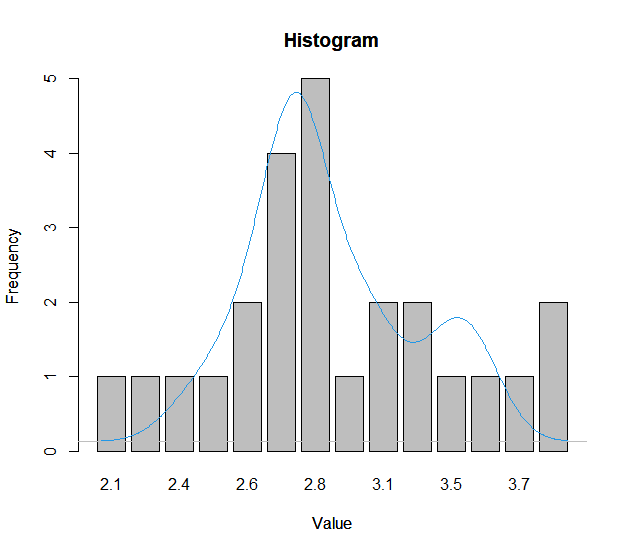

R code for this plot:
# ===== Load from Excel XLSX =====
library(readxl)
survey_data_002_xlsx <- read_excel("~/GitHub/tutorial_examples/R for Statistics/survey_data_002.xlsx", 
   col_types = c(
     "text", 
     "numeric", 
     "numeric", 
     "numeric", 
     "numeric", 
     "numeric", 
     "numeric", 
     "numeric", 
     "numeric", 
     "numeric", 
     "numeric"
   )
)

# ===== Summary =====
summary(survey_data_002_xlsx$Q1)
summary(survey_data_002_xlsx$Q2)
summary(survey_data_002_xlsx$Q3)
summary(survey_data_002_xlsx$Q4)
summary(survey_data_002_xlsx$Q5)
summary(survey_data_002_xlsx$Q6)
summary(survey_data_002_xlsx$Q7)
summary(survey_data_002_xlsx$Q8)
summary(survey_data_002_xlsx$Q9)
summary(survey_data_002_xlsx$Q10)

# ===== Histogram of Variables =====
hist(survey_data_002_xlsx$Q1)
hist(survey_data_002_xlsx$Q2)
hist(survey_data_002_xlsx$Q3)
hist(survey_data_002_xlsx$Q4)
hist(survey_data_002_xlsx$Q5)
hist(survey_data_002_xlsx$Q6)
hist(survey_data_002_xlsx$Q7)
hist(survey_data_002_xlsx$Q8)
hist(survey_data_002_xlsx$Q9)
hist(survey_data_002_xlsx$Q10)

barplot(table(survey_data_002_xlsx$Q2))


# ===== Show Missing Values =====
is.na(survey_data_002_xlsx)
survey_data_002_xlsx[14, 4]

# ===== Find the number of rows of missing data =====
no_missing <- na.omit(survey_data_002_xlsx)

# ===== Find Outliers =====
oQ1 <- boxplot(no_missing$Q1)
oQ2 <- boxplot(no_missing$Q2)
oQ3 <- boxplot(no_missing$Q3)
oQ4 <- boxplot(no_missing$Q4)
oQ5 <- boxplot(no_missing$Q5)
oQ6 <- boxplot(no_missing$Q6)
oQ7 <- boxplot(no_missing$Q7)
oQ8 <- boxplot(no_missing$Q8)
oQ9 <- boxplot(no_missing$Q9)
oQ10 <- boxplot(no_missing$Q10)

# ===== Show Outliers =====
oQ1$out


# ===== Exclude Cases by Outliers =====
no_missing_outlier <- no_missing
no_missing_outlier <- no_missing_outlier [no_missing_outlier$Q1 != 11,]
no_missing_outlier <- no_missing_outlier [no_missing_outlier$Q1 != 14,]



# ===== Compute Mean for Each Student =====
no_missing_outlier$mean <- (
  no_missing_outlier$Q1 +
  no_missing_outlier$Q2 +
  no_missing_outlier$Q3 +
  no_missing_outlier$Q4 +
  no_missing_outlier$Q5 +
  no_missing_outlier$Q6 +
  no_missing_outlier$Q7 +
  no_missing_outlier$Q8 +
  no_missing_outlier$Q9 +
  no_missing_outlier$Q10 
) / 10

# ===== Histogram of Variables =====
hist(no_missing_outlier$Q1)
hist(no_missing_outlier$Q2)
hist(no_missing_outlier$Q3)
hist(no_missing_outlier$Q4)
hist(no_missing_outlier$Q5)
hist(no_missing_outlier$Q6)
hist(no_missing_outlier$Q7)
hist(no_missing_outlier$Q8)
hist(no_missing_outlier$Q9)
hist(no_missing_outlier$Q10)
hist(no_missing_outlier$mean)

# ===== Histogram of Variables (No Gap) =====
barplot(table(no_missing_outlier$Q1))
barplot(table(no_missing_outlier$mean))

# ===== Curve on Histogram =====
par(new=TRUE)   
plot(density(no_missing_outlier$mean), col=4, yaxt="n", xaxt="n",
     bty='n', xlab="Value", ylab="Frequency", main='Histogram')
  
